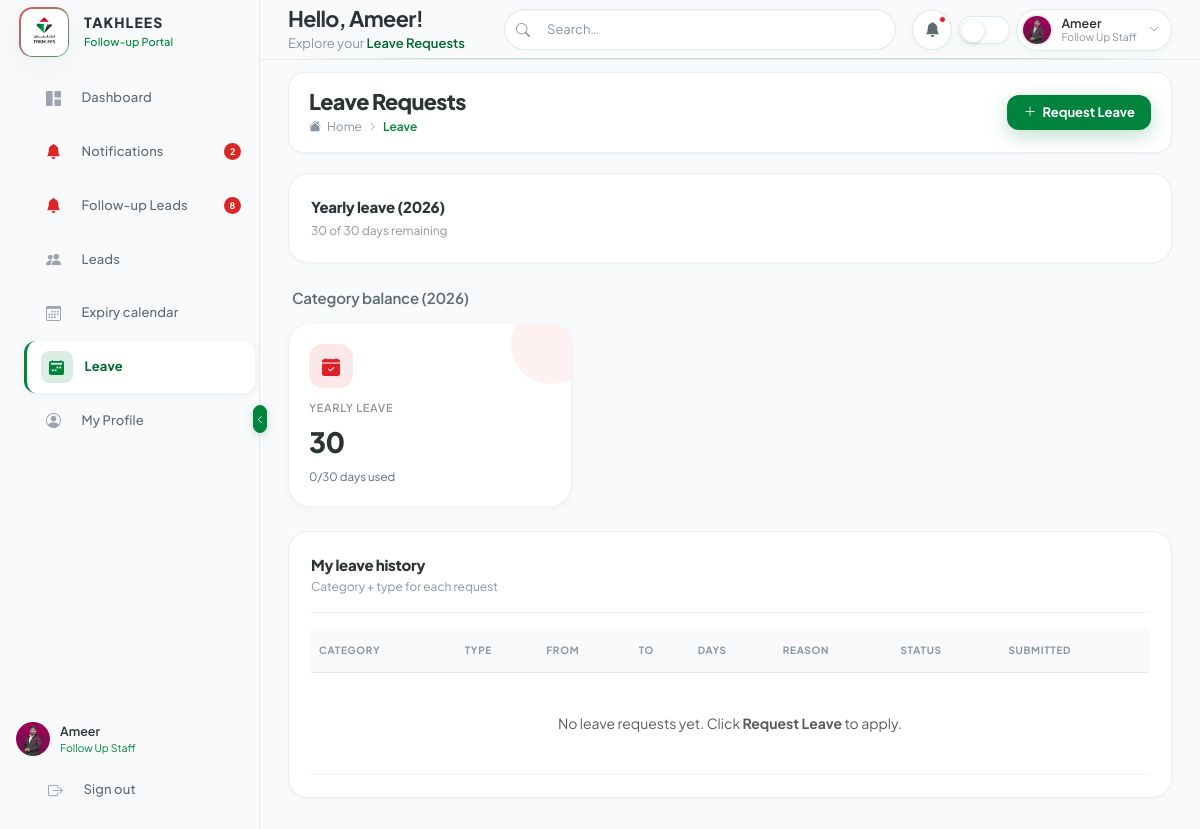
The page /followup/leave/ (signed in) on the database its author committed.
### core/models.py (models this page shows)
class LeaveCategory(models.Model):
    YEARLY_CODE = "yearly"
    name = models.CharField(max_length=255)
    code = models.SlugField(max_length=50, unique=True, blank=True)
    description = models.TextField(blank=True)
    days_per_year = models.PositiveIntegerField(
        default=30,
        help_text="Allowed days per calendar year (30 = one month).",
    )
    is_active = models.BooleanField(default=True)
    created_at = models.DateTimeField(auto_now_add=True)
    updated_at = models.DateTimeField(auto_now=True)
    class Meta:
        verbose_name = "Leave category"
        verbose_name_plural = "Leave categories"
        ordering = ["name"]
    def __str__(self):
        return self.name

### core/leave_portal.py (the view)
    @portal_role_required(user_type)
    def view(request):
        return render_portal_page(
            request,
            user_type,
            "portal/leave/list.html",
            "Leave Requests",
            active_nav="leave",
            **_leave_page_context(request, user_type),
        )

### templates/portal/base.html (shortened to what this page needs)
{% load static %}
<!DOCTYPE html>
<html lang="en" data-theme="light">
<head>
    <link href="https://cdn.jsdelivr.net/npm/bootstrap@5.3.3/dist/css/bootstrap.min.css" rel="stylesheet" />
    <link href="https://cdn.jsdelivr.net/npm/bootstrap-icons@1.11.3/font/bootstrap-icons.css" rel="stylesheet" />
    <link href="https://cdn.jsdelivr.net/npm/sweetalert2@11/dist/sweetalert2.min.css" rel="stylesheet" />
    <link href="{% static 'hr/css/app.css' %}?v=20260704" rel="stylesheet" />
    <link href="{% static 'hr/css/takhlees-theme.css' %}?v=20260702" rel="stylesheet" />
    <link href="{% static 'hr/css/portal-ui.css' %}?v=20260702" rel="stylesheet" />
    <link href="{% static 'hr/css/portal-dashboard.css' %}?v=20260624" rel="stylesheet" />
</head>
<body data-page="{{ active_nav }}"{% if show_leave_modal %} data-show-leave-modal="true"{% endif %}>
    <div id="app-wrapper">
        {% include "portal/includes/sidebar.html" %}
        <button id="sidebar-toggle-btn" onclick="toggleSidebar()" title="Toggle Sidebar" type="button">
            <i class="bi bi-chevron-left" id="sidebar-toggle-icon"></i>
        </button>
        <div id="main-wrapper">
            {% include "portal/includes/topbar.html" %}
            <main id="page-content">
                {% include content_template %}
            </main>
        </div>
    </div>
</body>
</html>

### templates/portal/includes/sidebar.html (shortened to what this page needs)
{% load profile_tags %}
<nav id="sidebar">
    <div class="sidebar-brand">
        {% url portal_home_url_name as home_url %}
        {% include "core/includes/brand_logo.html" with brand_url=home_url brand_subtitle=portal_brand_sub %}
    </div>
    <div class="sidebar-nav">
        <ul class="nav-item-group">
            {% for item in portal_nav %}
            <li>
                <a class="nav-link-item{% if active_nav == item.nav_key %} active{% endif %}" href="{% url item.url_name %}">
                    <span class="nav-icon">
                        {% if item.nav_key == 'leads' and followup_leads_queue_count %}
                        <i class="bi bi-bell-fill nav-icon-alert"></i>
                        {% elif item.nav_key == 'pending' and backoffice_pending_verifications_count %}
                        <i class="bi bi-bell-fill nav-icon-alert"></i>
                        {% elif item.nav_key == 'pending_leads' and backoffice_team_pending_leads_count %}
                        <i class="bi bi-bell-fill nav-icon-alert"></i>
                        {% elif item.nav_key == 'procedures' and backoffice_procedure_review_count %}
                        <i class="bi bi-bell-fill nav-icon-alert"></i>
                        {% elif item.nav_key == 'notifications' and total_notification_count %}
                        <i class="bi bi-bell-fill nav-icon-alert"></i>
                        {% else %}
                        <i class="{{ item.icon }}"></i>
                        {% endif %}
                    </span>
                    <span class="nav-link-text">{{ item.label }}</span>
                    {% if item.nav_key == 'leads' and followup_leads_queue_count %}
                    <span class="nav-badge nav-badge-alert">{{ followup_leads_queue_count }}</span>
                    {% elif item.nav_key == 'pending' and backoffice_pending_verifications_count %}
                    <span class="nav-badge nav-badge-alert">{{ backoffice_pending_verifications_count }}</span>
                    {% elif item.nav_key == 'pending_leads' and backoffice_team_pending_leads_count %}
                    <span class="nav-badge nav-badge-alert">{{ backoffice_team_pending_leads_count }}</span>
                    {% elif item.nav_key == 'procedures' and backoffice_procedure_review_count %}
                    <span class="nav-badge nav-badge-alert">{{ backoffice_procedure_review_count }}</span>
                    {% elif item.nav_key == 'notifications' and total_notification_count %}
                    <span class="nav-badge nav-badge-alert">{{ total_notification_count }}</span>
                    {% endif %}
                </a>
            </li>
            {% endfor %}
        </ul>
    </div>
    <div class="sidebar-footer">
        {% if portal_profile_url_name %}
        <a href="{% url portal_profile_url_name %}" class="sidebar-user text-decoration-none mb-2">
            {% profile_avatar request.user size="sm" extra_class="hr-user-avatar" %}
            <div class="sidebar-user-info">
                <div class="user-name">{{ portal_display_name }}</div>
                <div class="user-role">{{ portal_role }}</div>
            </div>
        </a>
        {% endif %}
        <a href="{% url 'core:logout' %}" class="nav-link-item py-2" style="font-size:12px">
            <span class="nav-icon"><i class="bi bi-box-arrow-right"></i></span>
            <span class="nav-link-text">Sign out</span>
        </a>
    </div>
</nav>

### templates/portal/includes/topbar.html (shortened to what this page needs)
{% load profile_tags %}
<header id="topbar">
    {% include "portal/includes/topbar_greeting.html" %}
    <div class="topbar-search d-none d-md-block">
        <i class="bi bi-search search-icon"></i>
        <input type="text" placeholder="Search…" id="globalSearch" />
    </div>
    <div class="topbar-actions">
        <div class="dropdown">
            <button class="topbar-btn" data-bs-toggle="dropdown" type="button" aria-label="Notifications">
                <i class="bi bi-bell-fill"></i>
                {% if total_notification_count %}<span class="badge-dot"></span>{% endif %}
            </button>
        </div>
        <button class="theme-toggle" onclick="toggleTheme()" title="Toggle Dark/Light Mode" type="button"></button>
        <div class="dropdown">
            <div class="topbar-user" data-bs-toggle="dropdown">
                {% profile_avatar request.user size="xs" extra_class="hr-user-avatar" %}
                <div class="user-info d-none d-md-flex">
                    <span class="user-name">{{ portal_display_name }}</span>
                    <span class="user-role">{{ portal_role }}</span>
                </div>
                <i class="bi bi-chevron-down" style="font-size:10px;color:var(--text-muted);margin-left:4px"></i>
            </div>
        </div>
    </div>
</header>

### templates/portal/includes/topbar_greeting.html
<div class="topbar-greeting">
    <div class="topbar-greeting-title">Hello, {{ portal_display_name }}!</div>
    <div class="topbar-greeting-sub">Explore your <span class="topbar-greeting-page">{{ page_title }}</span></div>
</div>

### templates/portal/leave/list.html (shortened to what this page needs)
<div class="page-header">
    <div class="page-header-left">
        <div class="page-title">Leave Requests</div>
        <div class="page-breadcrumb">
            <i class="bi bi-house-fill"></i>
            <a href="{% url portal_home_url_name %}" class="text-decoration-none" style="color:var(--text-muted)">Home</a>
            <i class="bi bi-chevron-right" style="font-size:9px"></i>
            <span class="active">Leave</span>
        </div>
    </div>
    <div>
        <button class="topbar-quick-add" type="button" onclick="showAddLeaveModal()">
            <i class="bi bi-plus-lg"></i> Request Leave
        </button>
    </div>
</div>
{% if leave_summary %}
<div class="section-card mb-4 py-3 px-3">
    <div class="section-card-title mb-1">Yearly leave ({{ leave_summary.year }})</div>
    <div class="section-card-subtitle">
        {{ leave_summary.remaining }} of {{ leave_summary.entitlement }} days remaining
    </div>
</div>
{% endif %}
{% if leave_balances %}
<p class="dashboard-section-label">Category balance ({{ leave_balances.0.year }})</p>
<div class="row g-3 mb-4">
    {% for balance in leave_balances %}
    <div class="col-6 col-lg-4 d-flex">
        <div class="stat-card card-blue w-100 h-100">
            <div class="card-top">
                <div class="stat-icon"><i class="bi bi-calendar-check-fill"></i></div>
            </div>
            <div class="stat-label">{{ balance.leave_category.name }}</div>
            <div class="stat-value">{{ balance.remaining }}</div>
            <div class="stat-sub">{{ balance.used }}/{{ balance.entitlement }} days used</div>
        </div>
    </div>
    {% endfor %}
</div>
{% endif %}
<div class="section-card">
    <div class="section-card-header mb-3">
        <div>
            <div class="section-card-title">My leave history</div>
            <div class="section-card-subtitle">Category + type for each request</div>
        </div>
    </div>
    <div class="table-responsive">
        <table class="table table-hover mb-0" style="font-size:13px">
            <thead>
                <tr>
                    <th>Category</th>
                    <th>Type</th>
                    <th>From</th>
                    <th>To</th>
                    <th>Days</th>
                    <th>Reason</th>
                    <th>Status</th>
                    <th>Submitted</th>
                </tr>
            </thead>
            <tbody>
                {% for req in leave_requests %}
                <tr>
                    <td>{{ req.leave_category.name }}</td>
                    <td><span class="fw-semibold">{{ req.leave_type.name }}</span></td>
                    <td class="text-muted small">{{ req.start_date|date:"d M Y" }}</td>
                    <td class="text-muted small">{{ req.end_date|date:"d M Y" }}</td>
                    <td>{{ req.days_count }}</td>
                    <td class="small">{{ req.reason|truncatewords:12 }}</td>
                    <td>
                        {% if req.status == 'approved' %}
                        <span class="badge-status badge-won">Approved</span>
                        {% elif req.status == 'rejected' %}
                        <span class="badge-status badge-closed">Rejected</span>
                        {% else %}
                        <span class="badge-status badge-pending">Pending</span>
                        {% endif %}
                    </td>
                    <td class="text-muted small">{{ req.created_at|date:"d M Y" }}</td>
                </tr>
                {% empty %}
                <tr>
                    <td colspan="8" class="text-center text-muted py-4">No leave requests yet. Click <strong>Request Leave</strong> to apply.</td>
                </tr>
                {% endfor %}
            </tbody>
        </table>
    </div>
</div>

### rows shown on the page
LeaveCategory: leave_category.name "YEARLY LEAVE", remaining "30", used "0", entitlement "30"

### other values the page prints
{{ brand_subtitle|default:"HRMS Portal" }} "Follow-up Portal"
{{ item.label }} "Dashboard" "Notifications" "Follow-up Leads" "Leads" "Expiry calendar" "Leave" "My Profile"
{{ total_notification_count }} "2"
{{ followup_leads_queue_count }} "8"
{{ portal_display_name }} "Ameer"
{{ portal_role }} "Follow Up Staff"
{{ page_title }} "Leave Requests"
{{ leave_summary.year }} "2026"
{{ leave_summary.remaining }} "30"
{{ leave_summary.entitlement }} "30"
{{ leave_balances.0.year }} "2026"
